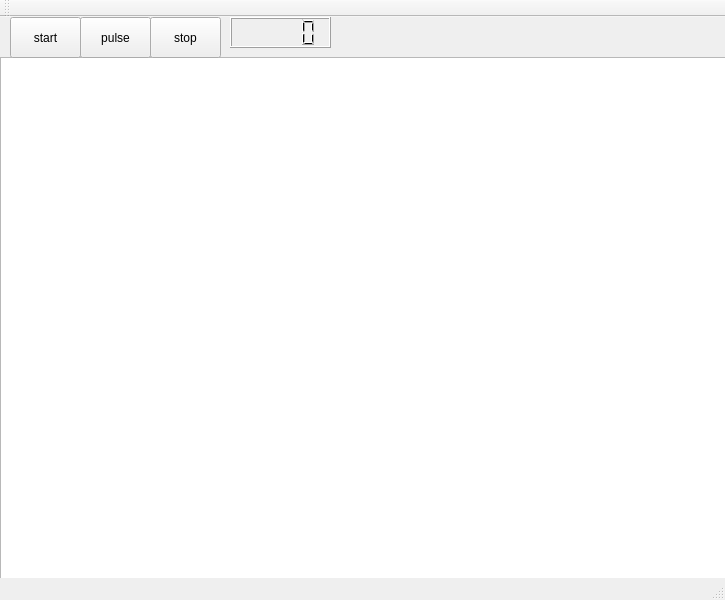
<?xml version="1.0" encoding="UTF-8"?>
<ui version="4.0">
 <class>MainWindow</class>
 <widget class="QMainWindow" name="MainWindow">
  <property name="geometry">
   <rect>
    <x>0</x>
    <y>0</y>
    <width>725</width>
    <height>600</height>
   </rect>
  </property>
  <property name="windowTitle">
   <string>MainWindow</string>
  </property>
  <widget class="QWidget" name="centralWidget">
   <widget class="QGraphicsView" name="graphicsView">
    <property name="geometry">
     <rect>
      <x>0</x>
      <y>40</y>
      <width>731</width>
      <height>571</height>
     </rect>
    </property>
   </widget>
   <widget class="QLCDNumber" name="lcdNumber">
    <property name="geometry">
     <rect>
      <x>230</x>
      <y>0</y>
      <width>101</width>
      <height>31</height>
     </rect>
    </property>
   </widget>
   <widget class="QPushButton" name="btn_start">
    <property name="geometry">
     <rect>
      <x>10</x>
      <y>0</y>
      <width>71</width>
      <height>41</height>
     </rect>
    </property>
    <property name="text">
     <string>start</string>
    </property>
   </widget>
   <widget class="QPushButton" name="btn_pulse">
    <property name="geometry">
     <rect>
      <x>80</x>
      <y>0</y>
      <width>71</width>
      <height>41</height>
     </rect>
    </property>
    <property name="text">
     <string>pulse</string>
    </property>
   </widget>
   <widget class="QPushButton" name="btn_stop">
    <property name="geometry">
     <rect>
      <x>150</x>
      <y>0</y>
      <width>71</width>
      <height>41</height>
     </rect>
    </property>
    <property name="text">
     <string>stop</string>
    </property>
   </widget>
  </widget>
  <widget class="QMenuBar" name="menuBar">
   <property name="geometry">
    <rect>
     <x>0</x>
     <y>0</y>
     <width>725</width>
     <height>17</height>
    </rect>
   </property>
  </widget>
  <widget class="QToolBar" name="mainToolBar">
   <attribute name="toolBarArea">
    <enum>TopToolBarArea</enum>
   </attribute>
   <attribute name="toolBarBreak">
    <bool>false</bool>
   </attribute>
  </widget>
  <widget class="QStatusBar" name="statusBar"/>
 </widget>
 <layoutdefault spacing="6" margin="11"/>
 <resources/>
 <connections/>
</ui>
